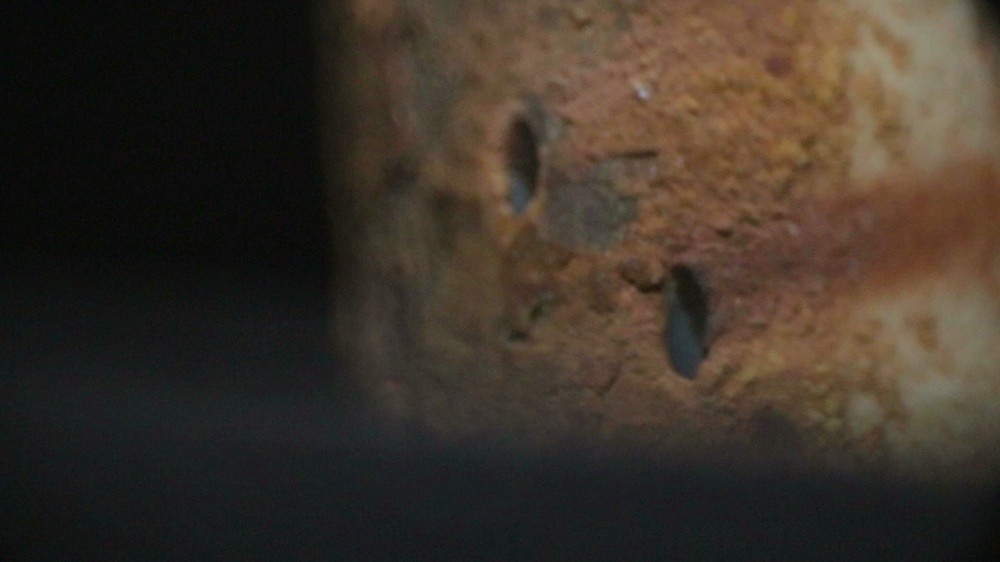
#> input picture image_stitching/using_opencv_funcn/scan_20261103_203842/col01_Xr_move_204314.jpg, 1000 x 562 px, shrunk from 1920 x 1080 before the run; its folder holds 4 pictures in this run
$ python balde_stitch_inbuilt_funcn.py
#> lines starting #> are read from the running program, lines starting #| are printed output that depends on the picture
import cv2
import glob

# Initialize the ORB detector to quickly find features
orb = cv2.ORB_create()
# Minimum number of features required to keep the image (you can tweak this)
MIN_FEATURES = 25

# 1. Find all jpeg images in your data folder
# image_paths = glob.glob("scan_20261103_203842/*.*")
image_paths = glob.glob(
    "image_stitching/using_opencv_funcn/scan_20261103_203842/*.*")
images_to_merge = []

# 2. Read every image, check for features, and add it to the list
for path in image_paths:
    img = cv2.imread(path)
#> img is the input picture: shape (562, 1000, 3); mean B, G, R 41.1, 51.1, 60.4
    if img is not None:
        # Convert to grayscale just for the feature check (it's faster)
        gray = cv2.cvtColor(img, cv2.COLOR_BGR2GRAY)
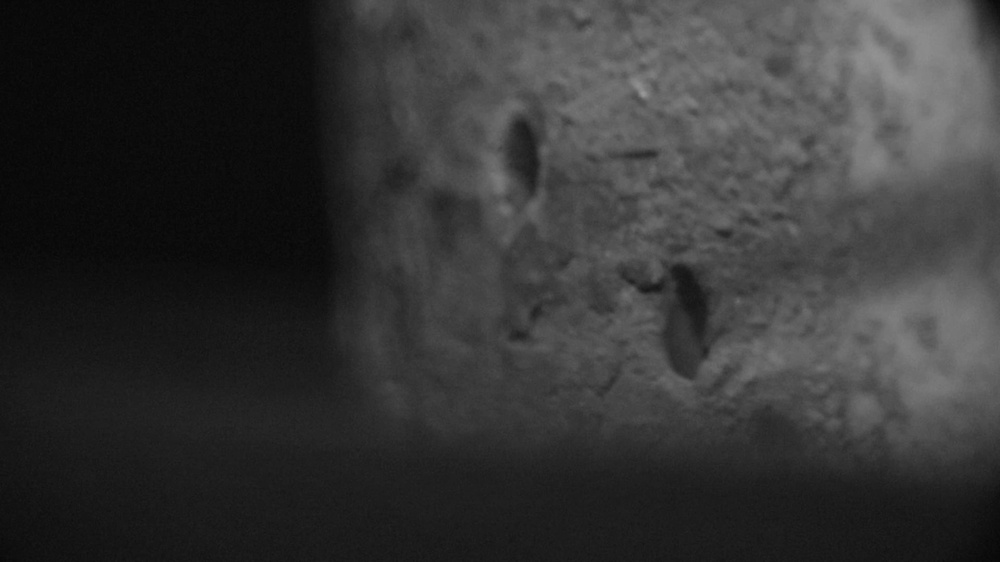
#> gray: shape (562, 1000); min 5, max 152, mean 52.7

        # Detect keypoints
        keypoints, _ = orb.detectAndCompute(gray, None)
#> keypoints = 34 keypoints; strongest (x, y, size): (643, 93, 64.3), (645, 93, 53.6), (654, 275, 92.6), (645, 290, 111.1)

        # Only append if the image has enough distinct features
        if len(keypoints) >= MIN_FEATURES:
            images_to_merge.append(img)
        else:
            print(f"Skipping {path}: Only found {len(keypoints)} features.")
#> pass 2 of the loop `for path in image_paths:`:
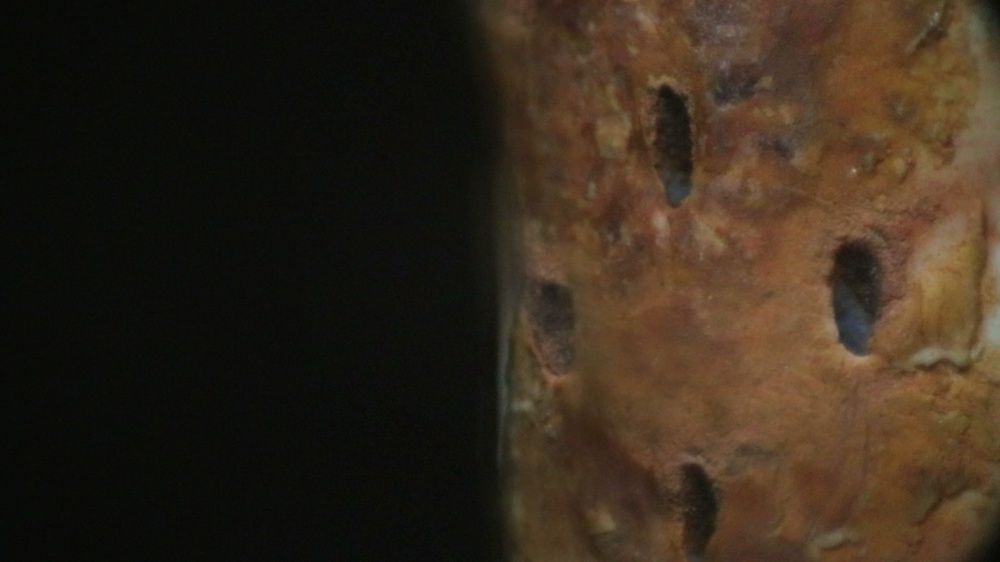
#> input picture image_stitching/using_opencv_funcn/scan_20261103_203842/col01_Ydown20_AF_204203.jpg, 1000 x 562 px, shrunk from 1920 x 1080 before the run
#> img is the input picture: shape (562, 1000, 3); mean B, G, R 27.8, 41.2, 53.6
#> `gray = cv2.cvtColor(img, cv2.COLOR_BGR2GRAY)`:
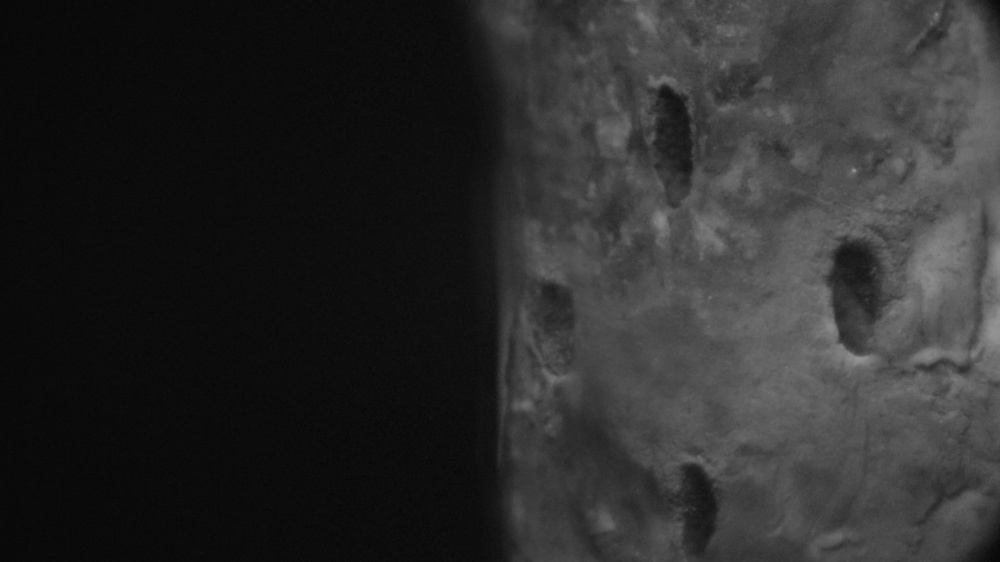
#> gray: shape (562, 1000); min 6, max 152, mean 43.4
#> keypoints = 94 keypoints; strongest (x, y, size): (854, 170, 31), (664, 85, 64.3), (838, 337, 111.1), (839, 337, 92.6)
#> pass 3 of the loop `for path in image_paths:`:
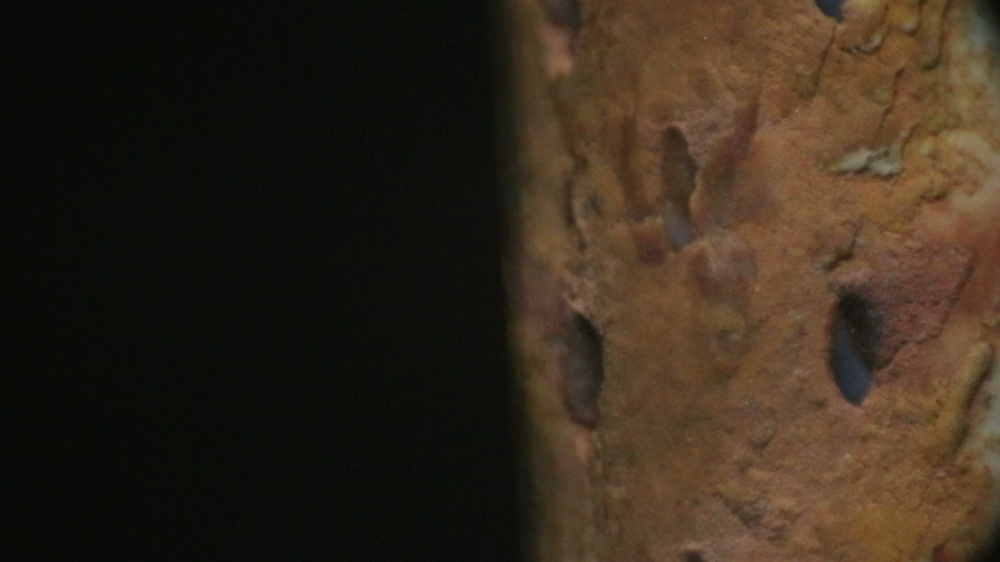
#> input picture image_stitching/using_opencv_funcn/scan_20261103_203842/col01_Ydown24_AF_204216.jpg, 1000 x 562 px, shrunk from 1920 x 1080 before the run
#> img is the input picture: shape (562, 1000, 3); mean B, G, R 28.2, 41.4, 53.5
#> `gray = cv2.cvtColor(img, cv2.COLOR_BGR2GRAY)`:
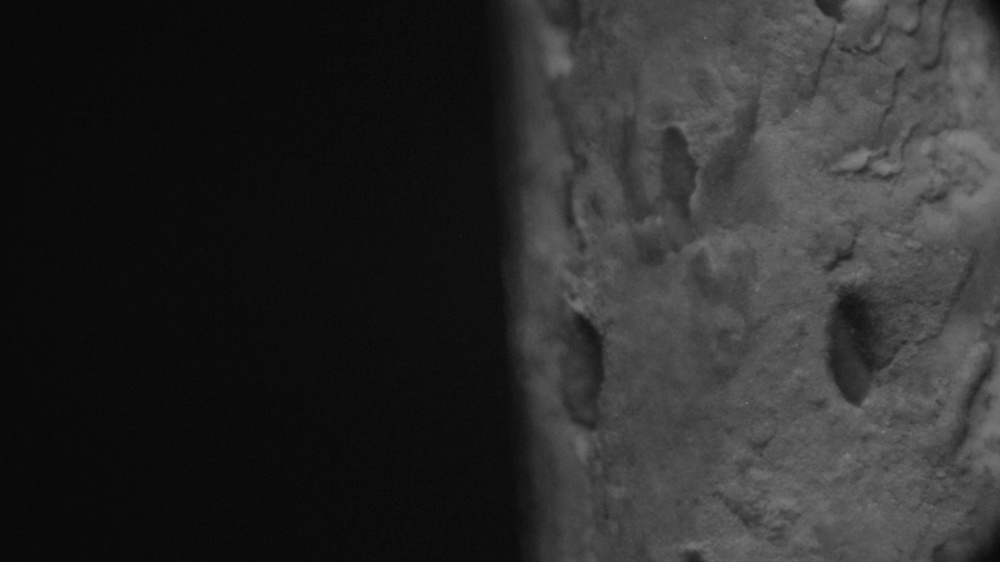
#> gray: shape (562, 1000); min 6, max 130, mean 43.5
#> keypoints = 75 keypoints; strongest (x, y, size): (853, 401, 111.1), (857, 400, 92.6), (856, 403, 77.1), (856, 402, 64.3)
#> the loop made 4 passes; the first 3 are shown

print(
    f"Filtered down to {len(images_to_merge)} good images out of {len(image_paths)} total.")

# 3. Create the stitcher in SCANS mode
stitcher = cv2.Stitcher_create(cv2.Stitcher_SCANS)

# 4. Feed the filtered dataset into the stitcher at once
status, stitched_image = stitcher.stitch(images_to_merge)

if status == cv2.Stitcher_OK:
    cv2.imwrite("massive_combined_image3.jpeg", stitched_image)
    print("Success! All images merged into one.")
else:
    print(f"Stitching failed with error code: {status}")
